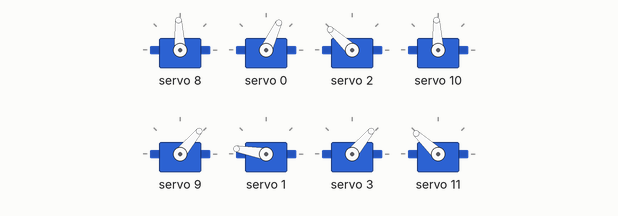
A sketch run on a simulated Arduino Uno, built with avr-gcc and run on an emulated ATmega328P. On the bench: 8 × servo.

Above: at 0.05 s.
At 0.25 s:
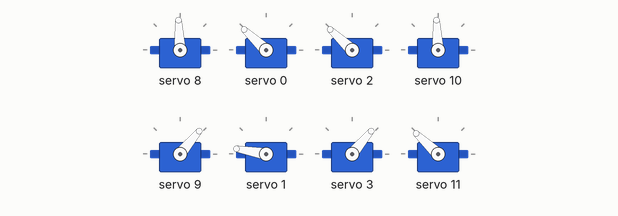
At 0.5 s:
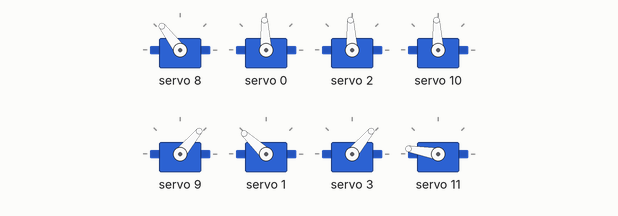
At 1.0 s:
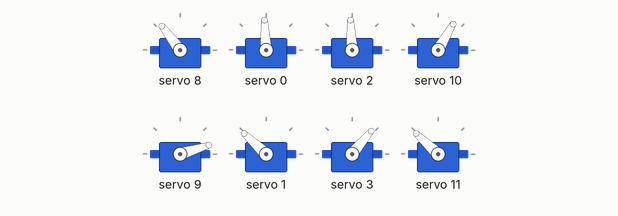
At 1.45 s:
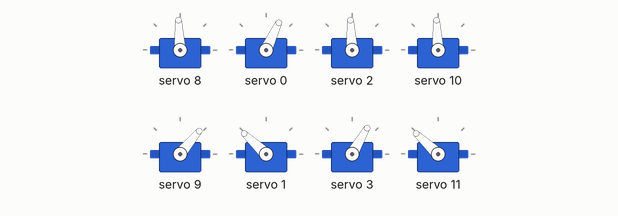
At 1.95 s:
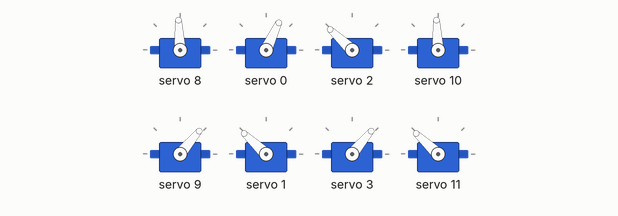
Timing chart, 0 to 4.6 s (numbered marks = the images above):
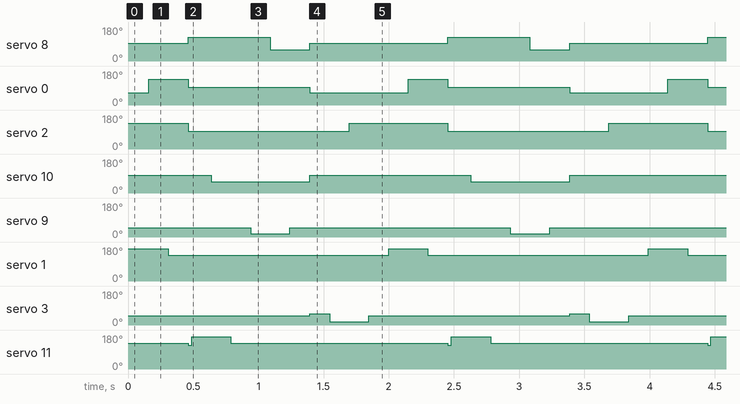

The sketch:

01_ClaimbingStairs.ino
```cpp
// From: https://makezine.com/article/technology/robotics/robot-quadruped-arduino-program/
// Creep gait

#include <Wire.h>
#include <Adafruit_PWMServoDriver.h>

#define SERVOMIN  127
#define SERVOMAX  492
#define SERVO_FREQ 50

#define M1 8  // Front Left Hip
#define M2 0  // Front Right Hip
#define M3 2  // Rear Right Hip
#define M4 10 // Rear Left Hip

#define m1 9  // Front Left Knee
#define m2 1  // Front Right Knee
#define m3 3  // Rear Right Knee
#define m4 11 // Rear Left Knee

Adafruit_PWMServoDriver pwm = Adafruit_PWMServoDriver();

void set_servo_angle(uint8_t servo, int angle) {
  angle = constrain(angle, 0, 180);
  int pulse = map(angle, 0, 180, SERVOMIN, SERVOMAX);
  pwm.setPWM(servo, 0, pulse);
}

void initial_walking() {
  set_servo_angle(M1, 90);  // Hips neutral
  set_servo_angle(M2, 60);
  set_servo_angle(M3, 135);
  set_servo_angle(M4, 90);

  set_servo_angle(m1, 45);  // Knees neutral
  set_servo_angle(m2, 135);
  set_servo_angle(m3, 45);
  set_servo_angle(m4, 135);
}

////////////////////////////////////////////////////////////////////////////////////////////////////////////////////////////
void move_leg(uint8_t hip, uint8_t knee, int hip_angle, int knee_angle_lift, int knee_angle_lower) {
  set_servo_angle(knee, knee_angle_lift);  // Lift knee
  delay(150);
  set_servo_angle(hip, hip_angle);    // Move hip
  delay(150);
  set_servo_angle(knee, knee_angle_lower);          // Lower knee
  delay(150);
}

void shift_body_right(int M1_offset, int M2_offset, int M3_offset, int m4_offset ) {
  set_servo_angle(M1, M1_offset);
  set_servo_angle(M2, M2_offset);
  set_servo_angle(M3, M3_offset);
  set_servo_angle(m4, m4_offset);
  delay(25);
}

void shift_body_left(int M1_offset, int M2_offset, int m3_offset, int M4_offset) {
    // Hip
  set_servo_angle(M1, M1_offset);
  set_servo_angle(M2, M2_offset);
  set_servo_angle(m3, m3_offset);
  set_servo_angle(M4, M4_offset);
  delay(150);
}
////////////////////////////////////////////////////////////////////////////////////////////////////////////////////////////
void creep_gait() {
  // Step 1: Move front-right leg forward (hip, knee, hip_angle, knee_angle_lift, knee_angle_lower)
  move_leg(M2, m2, 135, 170, 135); // default M2, m2, 135, 170, 90

  // Step 2: Shift body forward (M1 ,M2, M3, m4)
  shift_body_right(125, 90, 90, 125); // defalut 125, 90, 90, 125

  // Step 3: Move rear-left leg forward (hip, knee, hip_angle, knee_angle_lift, knee_angle_lower)
  move_leg(M4, m4, 55 , 170, 135); // defalut M4, m4, 55 , 170, 90

  // Step 4: Move front-left leg forward (hip, knee, hip_angle, knee_angle_lift, knee_angle_lower)
  move_leg(M1, m1, 55, 10, 45); // defalut M1, m1, 55, 10, 90

  // Step 5: Shift body forward (M1 M2 m3 M4)
  shift_body_left(90, 60, 55, 90); // defalut 90, 60, 55, 90

  // Step 6: Move rear-right leg forward (hip, knee, hip_angle, knee_angle_lift, knee_angle_lower)
  move_leg(M3, m3, 135, 10, 45); // defalut M3, m3, 135, 10, 90
}
////////////////////////////////////////////////////////////////////////////////////////////////////////////////////////////

void setup() {
  Serial.begin(9600);
  pwm.begin();
  pwm.setOscillatorFrequency(27000000);
  pwm.setPWMFreq(SERVO_FREQ);

  initial_walking();
}

void loop() {
  creep_gait();
}
```

Measured:
- by itself, servo 8: repeats every 2.0 s: 60° 0.30 s, 93° 1.1 s, 127° 0.63 s
- by itself, servo 0: repeats every 2.0 s: 93° 0.93 s, 65° 0.75 s, 137° 0.30 s
- by itself, servo 2: alternates 137° for 0.76 s and 93° for 1.2 s
- by itself, servo 10: alternates 93° for 1.2 s and 60° for 0.76 s
- by itself, servo 9: alternates 50° for 1.7 s and 17° for 0.30 s
- by itself, servo 1: alternates 170° for 0.30 s and 137° for 1.7 s
- by itself, servo 3: repeats every 2.0 s: 17° 0.30 s, 50° 1.5 s, 60° 0.15 s
- by itself, servo 11: repeats every 2.0 s: 170° 0.30 s, 137° 1.7 s, 127° 0.03 s
